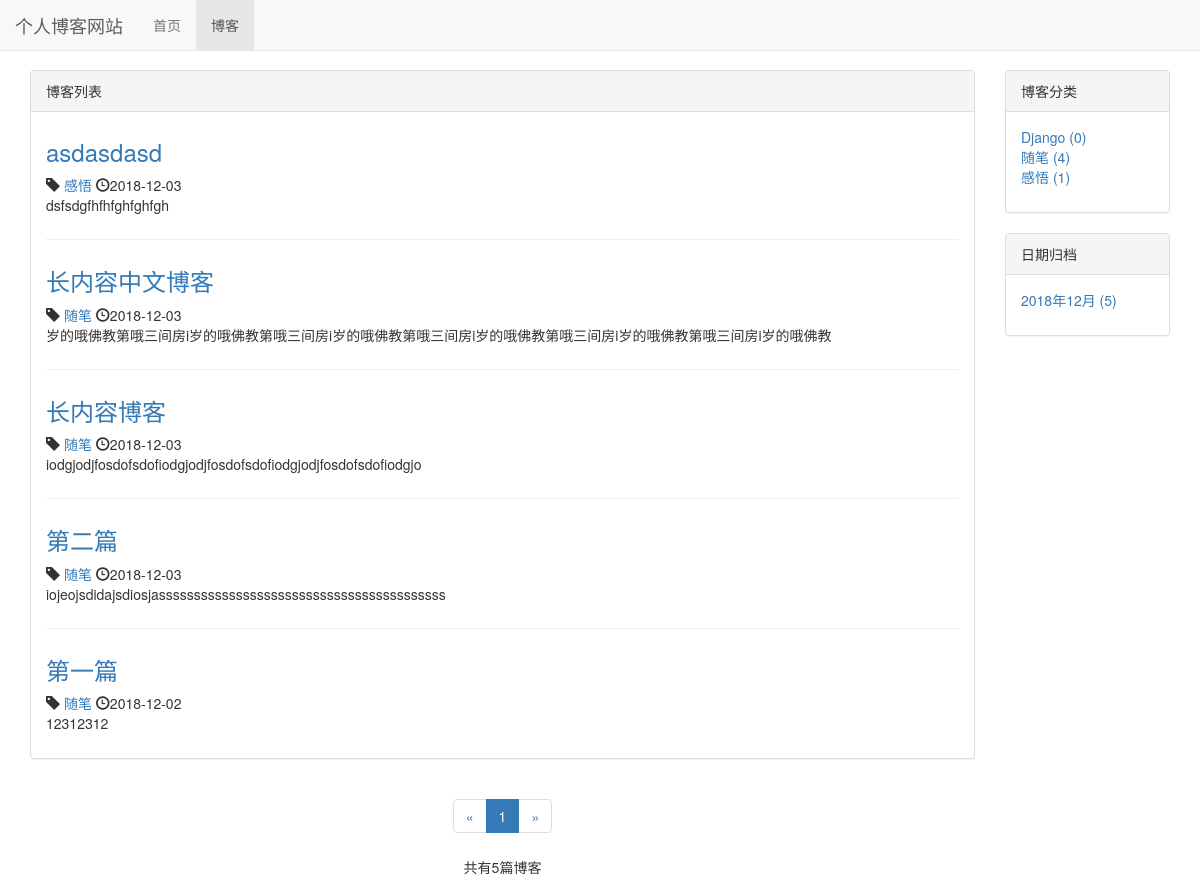
The page /blog/ on the database as committed earlier.
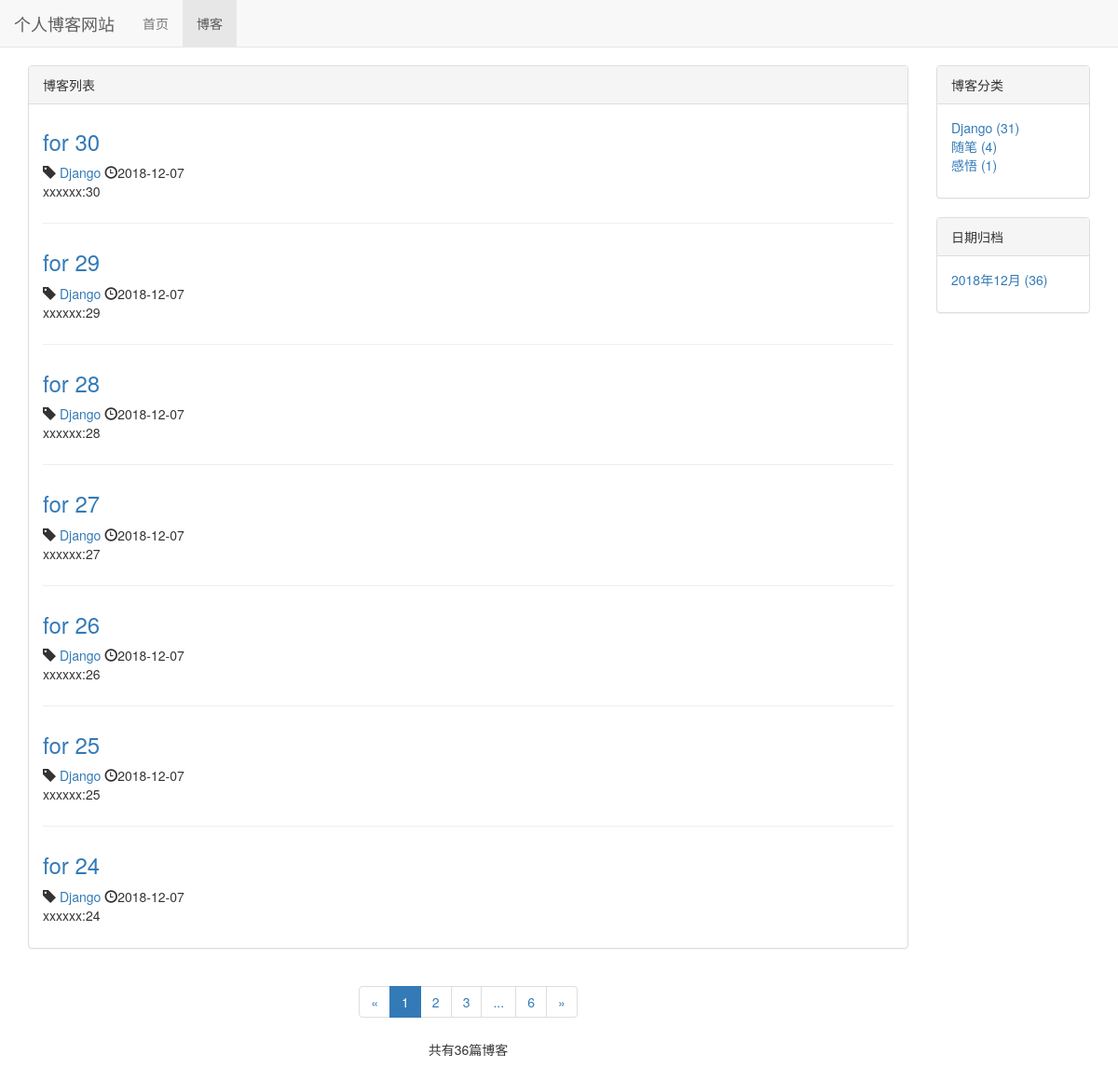
The same page on the database as committed later.
### blog/models.py (models this page shows, shortened)
class Blog(models.Model):
    title = models.CharField(max_length=50)
    blog_type = models.ForeignKey(BlogType,on_delete=models.DO_NOTHING)
    content = models.TextField()
    author = models.ForeignKey(User,on_delete=models.DO_NOTHING)
    created_time = models.DateTimeField(auto_now_add=True)
    last_updated_time = models.DateTimeField(auto_now=True)
    class Meta:
        ordering = ['-created_time']

class BlogType (models.Model):
    type_name = models.CharField(max_length=15)
    def __str__ (self):  #让文章选择分类时能看到分类名
        return self.type_name
    def blog_count(self):
        return self.blog_set.count()  # blog_set 反向获取被关联外键的model（模型名称小写加_set）

### blog/views.py (the view)
# urls.py: path('',views.blog_list,name="blog_list"),
def blog_list(request):
    blogs_all_list=Blog.objects.all()
    context = {}
    context = get_blog_list_common_date(request,blogs_all_list)
    return render_to_response('blog/blog_list.html',context)

### blog/templates/blog/blog_list.html (shortened to what the changed rows need)
{% extends 'base.html' %}
{% load staticfiles %}
{% block header_extends %}
    <link rel="stylesheet" href= "{% static 'blog/blog.css' %}" >
{% endblock %}
{% block content %}
    <div class="container">
        <div class="row">
            <div class=" col-xs-12 col-sm-8 col-md-9 col-lg-10">
                <div class="panel panel-default">
                    <div class="panel-body">
                        {% for blog in blogs %}
                            <div class="blog">
                                <h3><a href="{% url 'blog_detail' blog.pk %}">{{ blog.title }}</a></h3>
                                    <p class="blog-info">
                                        <span class="glyphicon glyphicon-tag"></span>
                                         <a href="{% url 'blogs_with_type' blog.blog_type.pk %}"> {{ blog.blog_type }}</a>
                                        <span class="glyphicon glyphicon-time"></span>{{ blog.created_time|date:"Y-m-d"}}
                                    </p>
                                <p>{{ blog.content|truncatechars:60}}</p>
                            </div>
                        {% empty %}
                            <div class="blog">
                                <p> <h3>暂无博客，敬请期待</h3></p>
                            </div>
                        {% endfor %}
                    </div>
                </div>
                <div class = "paginator">
                    <ul class="pagination">
                        <li>
                        </li>
                        {% for page_num in page_range %}
                            {% if page_num == page_of_blogs.number %}
                                <li class= "active"><span>{{ page_num }}</span></li>
                            {% elif page_num == '...' %}
                                <li><span>{{ page_num }}</span></li>
                            {% else %}
                                <li><a href="?page={{ page_num }}">{{ page_num }}</a></li>
                            {% endif %}
                        {% endfor %}
                        <li>
                            {% if page_of_blogs.has_next %}
                                <a href="?page={{ page_of_blogs.next_page_number }}" aria-label="Next">
                                    <span aria-hidden="true">&raquo;</span>
                                </a>
                            {% else %}
                                <span aria-hidden="true">&raquo;</span>
                            {% endif %}
                        </li>
                    </ul>
                    <p>
                        共有{{ page_of_blogs.paginator.count }}篇博客
                    </p>
                </div>
            </div>
            <div class=" hidden-xs col-sm-4 col-md-3 col-lg-2">
                <div class="panel panel-default">
                    <div class="panel-body">
                        <ul class="blog-types">
                            {% for  blog_type in blog_types %}
                                <li>
                                    <a href="{% url 'blogs_with_type' blog_type.pk %}">
                                        {{ blog_type.type_name }} ({{ blog_type.blog_count }})
                                    </a>
                                </li>
                            {% empty %}
                                <li>暂无分类</li>
                            {% endfor %}
                        </ul>
                    </div>
                </div>
                <div class="panel panel-default">
                    <div class="panel-body">
                        <ul>
                            {% for blog_date, blog_count in blog_dates.items %}
                                <li>
                                    <a href="{% url 'blogs_with_date' blog_date.year blog_date.month %}">
                                        {{ blog_date|date:"Y年m月" }} ({{ blog_count }})
                                    </a>
                                </li>
                            {% endfor %}
                        </ul>
                    </div>
                </div>
            </div>
        </div>
    </div>
{% endblock %}

Rows that differ between the two databases and show on the page:
no longer on this page (row unchanged): Blog: title "asdasdasd", blog_type "感悟", created_time "2018-12-03", content "dsfsdgfhfhfghfghfgh"
no longer on this page (row unchanged): Blog: title "长内容中文博客", blog_type "随笔", created_time "2018-12-03", content "岁的哦佛教第哦三间房i岁的哦佛教第哦三间房i岁的哦佛教第哦三间房i岁的哦佛教第哦三间房i岁的哦佛教第哦三间房i岁的哦佛教"
no longer on this page (row unchanged): Blog: title "长内容博客", blog_type "随笔", created_time "2018-12-03", content "iodgjodjfosdofsdofiodgjodjfosdofsdofiodgjodjfosdofsdofiodgjo"
no longer on this page (row unchanged): Blog: title "第二篇", blog_type "随笔", created_time "2018-12-03", content "iojeojsdidajsdiosjasssssssssssssssssssssssssssssssssssssssss"
no longer on this page (row unchanged): Blog: title "第一篇", blog_type "随笔", created_time "2018-12-02", content "12312312"
added Blog: title "for 30", blog_type "Django", created_time "2018-12-07", content "xxxxxx:30"
added Blog: title "for 29", blog_type "Django", created_time "2018-12-07", content "xxxxxx:29"
added Blog: title "for 28", blog_type "Django", created_time "2018-12-07", content "xxxxxx:28"
added Blog: title "for 27", blog_type "Django", created_time "2018-12-07", content "xxxxxx:27"
added Blog: title "for 26", blog_type "Django", created_time "2018-12-07", content "xxxxxx:26"
added Blog: title "for 25", blog_type "Django", created_time "2018-12-07", content "xxxxxx:25"
added Blog: title "for 24", blog_type "Django", created_time "2018-12-07", content "xxxxxx:24"
computed for BlogType "Django": blog_count "0" → "31"
Other text that changed with them:
{{ page_of_blogs.paginator.count }}: "5" → "36"
new list line: "2"
new list line: "3"
new list line: "6"
new list line: "2018年12月 ( 36 )"
list line gone: "2018年12月 ( 5 )"
